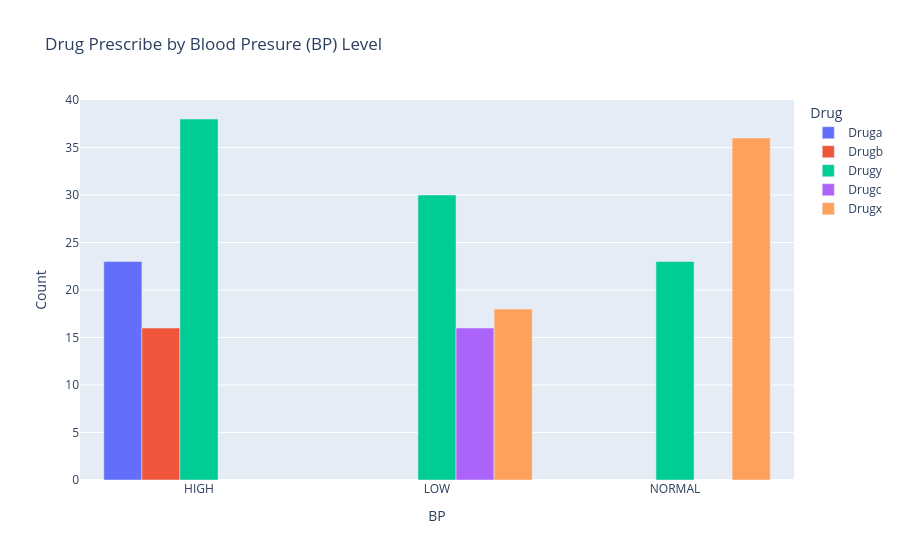

The notebook cell saved with this chart:
### Code cell
# Relationship between BP and Drug
bp_drug = df.groupby(['BP', 'Drug']).size().reset_index(name='Count')
fig =px.bar(bp_drug, x="BP", y='Count', color='Drug', barmode='group', title='Drug Prescribe by Blood Presure (BP) Level')
fig.show()

### Figure 1 — Plotly figure (JSON) as saved in the notebook; plotly's stock layout.template omitted (floating-point values rounded to 4 significant figures)
{"data": [{"alignmentgroup": "True", "hovertemplate": "Drug=Druga<br>BP=%{x}<br>Count=%{y}<extra></extra>", "legendgroup": "Druga", "marker": {"color": "#636efa", "pattern": {"shape": ""}}, "name": "Druga", "offsetgroup": "Druga", "orientation": "v", "showlegend": true, "textposition": "auto", "type": "bar", "x": ["HIGH"], "xaxis": "x", "y": [23], "yaxis": "y"}, {"alignmentgroup": "True", "hovertemplate": "Drug=Drugb<br>BP=%{x}<br>Count=%{y}<extra></extra>", "legendgroup": "Drugb", "marker": {"color": "#EF553B", "pattern": {"shape": ""}}, "name": "Drugb", "offsetgroup": "Drugb", "orientation": "v", "showlegend": true, "textposition": "auto", "type": "bar", "x": ["HIGH"], "xaxis": "x", "y": [16], "yaxis": "y"}, {"alignmentgroup": "True", "hovertemplate": "Drug=Drugy<br>BP=%{x}<br>Count=%{y}<extra></extra>", "legendgroup": "Drugy", "marker": {"color": "#00cc96", "pattern": {"shape": ""}}, "name": "Drugy", "offsetgroup": "Drugy", "orientation": "v", "showlegend": true, "textposition": "auto", "type": "bar", "x": ["HIGH", "LOW", "NORMAL"], "xaxis": "x", "y": [38, 30, 23], "yaxis": "y"}, {"alignmentgroup": "True", "hovertemplate": "Drug=Drugc<br>BP=%{x}<br>Count=%{y}<extra></extra>", "legendgroup": "Drugc", "marker": {"color": "#ab63fa", "pattern": {"shape": ""}}, "name": "Drugc", "offsetgroup": "Drugc", "orientation": "v", "showlegend": true, "textposition": "auto", "type": "bar", "x": ["LOW"], "xaxis": "x", "y": [16], "yaxis": "y"}, {"alignmentgroup": "True", "hovertemplate": "Drug=Drugx<br>BP=%{x}<br>Count=%{y}<extra></extra>", "legendgroup": "Drugx", "marker": {"color": "#FFA15A", "pattern": {"shape": ""}}, "name": "Drugx", "offsetgroup": "Drugx", "orientation": "v", "showlegend": true, "textposition": "auto", "type": "bar", "x": ["LOW", "NORMAL"], "xaxis": "x", "y": [18, 36], "yaxis": "y"}], "layout": {"barmode": "group", "legend": {"title": {"text": "Drug"}, "tracegroupgap": 0}, "title": {"text": "Drug Prescribe by Blood Presure (BP) Level"}, "xaxis": {"anchor": "y", "domain": [0, 1], "title": {"text": "BP"}}, "yaxis": {"anchor": "x", "domain": [0, 1], "title": {"text": "Count"}}}}
